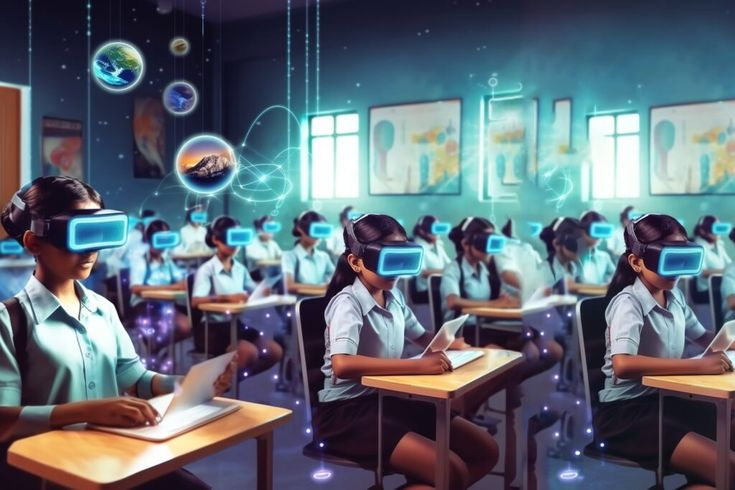
#> input picture Smarter Machines, Smarter Humans_ Evolution of Technology.jpg, 735 x 490 px, given in place of TaylorSwift.JPG, which was not available
$ jupyter execute Implementasi_G_211_23_0107.ipynb   (shell and % lines are left out)   (text cells are left out)
#> lines starting #> are read from the running program, lines starting #| are printed output that depends on the picture; pictures that were not available may be replaced by others from this repository, and a replacement may not be noted
[cell 1]
import cv2
import numpy as np
from matplotlib import pyplot as plt
from google.colab import files
uploaded = files.upload()
#> the answer given: Smarter Machines, Smarter Humans_ Evolution of Technology.jpg

[cell 2]
# Resizing 0.5

img = cv2.imread('TaylorSwift.JPG')
#> img is the input picture: shape (490, 735, 3); mean B, G, R 117.4, 106.2, 95.2
img2 = cv2.cvtColor(img, cv2.COLOR_BGR2RGB)
img3 = cv2.resize(img2,None, fx=0.5, fy=0.5,interpolation=cv2.INTER_CUBIC)
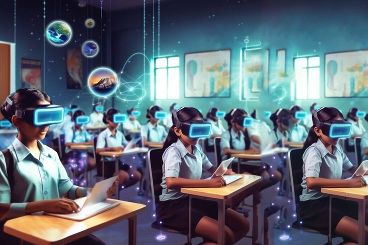
#> img3: shape (245, 368, 3); mean R, G, B 95.2, 106.2, 117.5
plt.imshow(img3)

[cell 3]
# Resizing 2
height, width = img.shape[:2]
#> height = 490; width = 735
res = cv2.resize(img2,(2*width, 2*height), interpolation = cv2.INTER_CUBIC)
plt.imshow(res)

[cell 4]
# Translation
rows,cols = img2.shape[:2]
#> rows = 490; cols = 735
M = np.float32([[1,0,100],[0,1,50]])
dst = cv2.warpAffine(img2,M,(cols,rows))
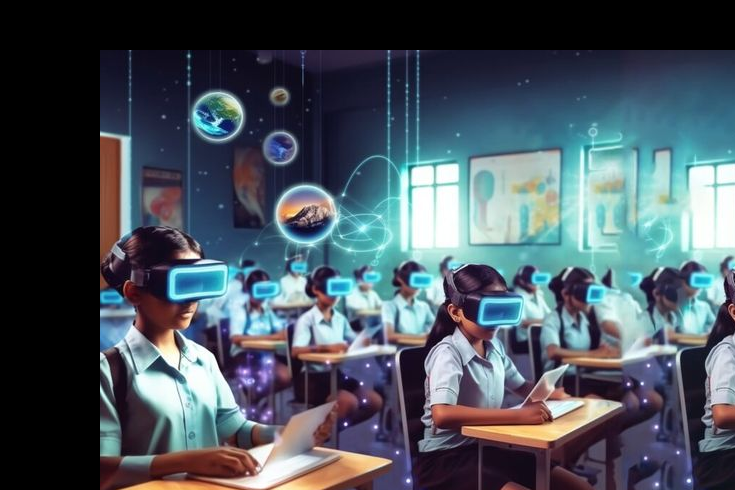
#> dst: shape (490, 735, 3); mean R, G, B 73.5, 84.2, 93.7
plt.imshow(dst)

[cell 5]
# Rotation 90
M = cv2.getRotationMatrix2D((cols/2,rows/2),90,1)
dst = cv2.warpAffine(img2,M,(cols,rows))
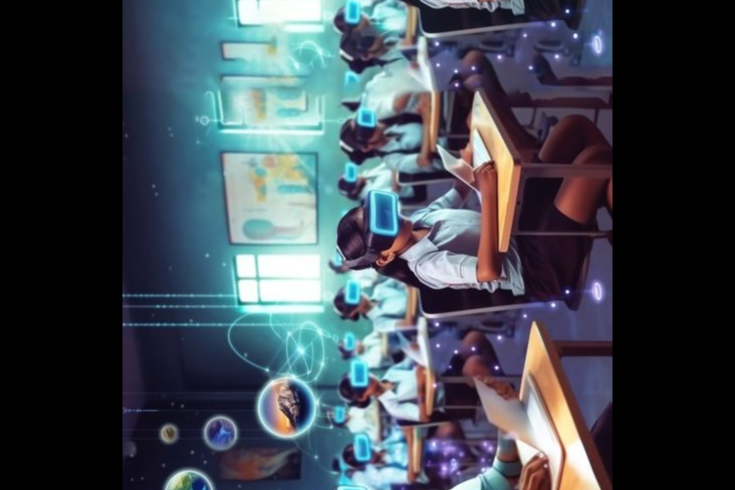
#> dst: shape (490, 735, 3); mean R, G, B 63.1, 71.6, 80.3
plt.imshow(dst)

[cell 6]
# Affine transformation
rows,cols,ch = img2.shape
#> ch = 3
pts1 = np.float32([[50,50],[200,50],[50,200]])
pts2 = np.float32([[10,100],[200,50],[100,250]])
M = cv2.getAffineTransform(pts1,pts2)
dst = cv2.warpAffine(img2,M,(cols,rows))
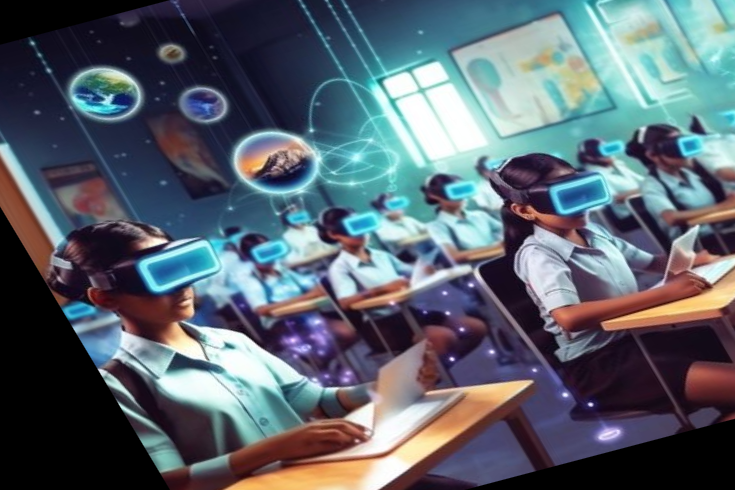
#> dst: shape (490, 735, 3); mean R, G, B 89.8, 99.4, 109.2
plt.imshow(dst)

[cell 7]
# prespective transform

pts1 = np.float32([[56,56],[368,52],[28,387],[389,390]])
pts2 = np.float32([[0,0],[300,0],[0,300],[300,300]])
M = cv2.getPerspectiveTransform(pts1,pts2)
dst = cv2.warpPerspective(img2,M,(300,300))
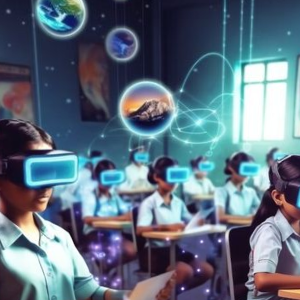
#> dst: shape (300, 300, 3); mean R, G, B 94.2, 110.4, 126.1
plt.imshow(dst)
